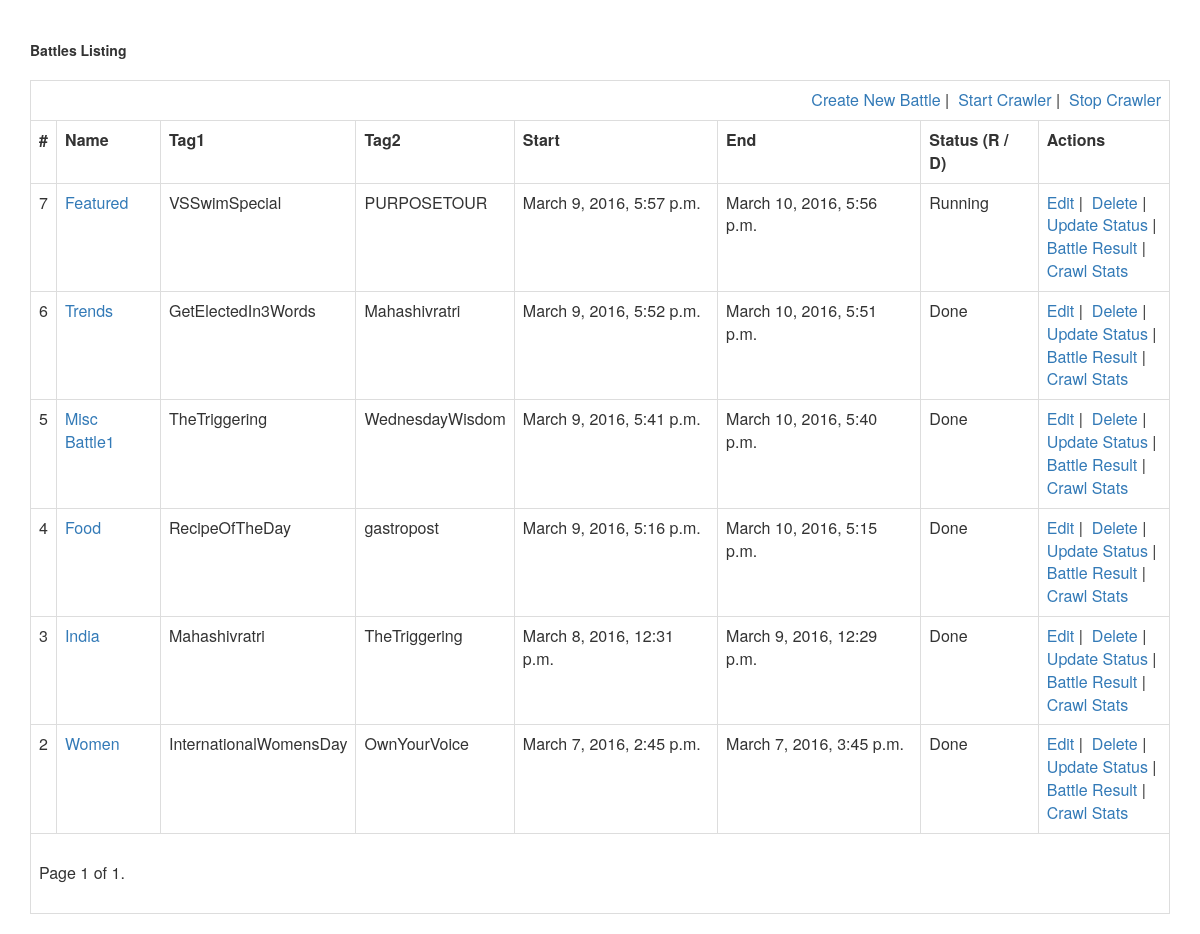
Screenshot of /battles/ with the database file from the repository.
### hashtagbattle/models.py (models this page shows, shortened)
class Battle(models.Model):
    default_endtime = datetime.now() + timedelta(days=DEFAULT_BATTLE_END_DAYS)
    battle_id = models.AutoField(primary_key=True)
    battle_name = models.CharField(max_length=120)
    hashtag1 = models.CharField(max_length=250)
    hashtag2 = models.CharField(max_length=250)
    battle_start = models.DateTimeField(auto_now_add=True)
    battle_end = models.DateTimeField(default=default_endtime)
    tag1_num_tweets = models.IntegerField(default=0)
    tag2_num_tweets = models.IntegerField(default=0)
    tag1_num_spell_errors = models.IntegerField(default=0)
    tag2_num_spell_errors = models.IntegerField(default=0)
    num_tweet_winner = models.CharField(max_length=250, default='')
    num_spell_winner = models.CharField(max_length=250, default='')
    timestamp = models.DateTimeField(auto_now_add=True, auto_now=False)
    updated = models.DateTimeField(auto_now_add=False, auto_now=True)
    crawl_status = models.CharField(max_length=1, choices=CRAWL_STATUSES,
                                    default='R')
    class Meta:
        ordering = ["-timestamp", "-updated"]

### hashtagbattle/views.py (the view)
def battle_list(request):
    battles_lst = Battle.objects.all()
    paginator = Paginator(battles_lst, 10) # Show 10 battles per page
    page = request.GET.get('page')
    try:
        battles = paginator.page(page)
    except PageNotAnInteger:
        battles = paginator.page(1)
    except EmptyPage:
        battles = paginator.page(paginator.num_pages)
    context = {
        "title": "list",
        "battles": battles
    }
    return render(request, "battle_list.html", context)

### templates/battle_list.html (shortened to what this page needs)
{% extends "base.html" %}
{% block content %}
  <br /><br />
  <b>Battles Listing</b>
  <br /><br />
  <table class="table table-hover table-bordered" width="95%">
    <tr>
      <td colspan="8" align="right">
        <a href='{% url "battles:create" %}'
        title='Create New Battle'>Create New Battle</a>&nbsp;|&nbsp;
        <a href='{% url "battles:start_crawling" %}'
        title='Create New Battle'>Start Crawler</a>&nbsp;|&nbsp;
        <a href='{% url "battles:stop_crawling" %}'
        title='Create New Battle'>Stop Crawler</a>
      </td>
    </tr>
    <tr>
       <th>#</th>
       <th>Name</th>
       <th>Tag1</th>
       <th>Tag2</th>
       <th>Start</th>
       <th>End</th>
       <th>Status (R / D)</th>
       <th>Actions</th>
     </tr>
     {% if battles %}
      {% for battle in battles %}
      <tr>
       <td>{{ battle.battle_id }}</td>
       <td>
          <a href='{% url "battles:detail" id=battle.battle_id %}'
            title='Click for details'>{{ battle.battle_name }}</a>
       </td>
       <td>{{ battle.hashtag1 }}</td>
       <td>{{ battle.hashtag2 }}</td>
       <td>{{ battle.battle_start }}</td>
       <td>{{ battle.battle_end }}</td>
       <td>
         {% if battle.crawl_status == 'D' %}Done{% else %}Running{% endif %}
       </td>
       <td>
          <a href='{% url "battles:update" id=battle.battle_id %}'
            title='Edit'>Edit</a>&nbsp;|&nbsp;
          <a href='{% url "battles:delete" id=battle.battle_id %}'
            title='Delete'>Delete</a>&nbsp;|&nbsp;<br/>
          <a href='
            {% url "battles:update_status" id=battle.battle_id status=battle.crawl_status %}'
            title='Click to Update Crawl Status'>Update&nbsp;Status</a>&nbsp;|&nbsp;
          <br/>
          <a href='{% url "battles:detail" id=battle.battle_id %}'
            title='Click for result'>Battle&nbsp;Result</a>&nbsp;|&nbsp;<br />
          <a href='{% url "battles:result" id=battle.battle_id %}'
            title='Crawl Me'>Crawl&nbsp;Stats</a>
       </td>
       </tr>
      {% endfor %}
     {% else %}
      <tr>
        <td colspan="8">No Records Found. </td>
      </tr>
     {% endif %}
      <tr>
         <td colspan="8">
             <div class="pagination">
               <span class="step-links">
               <span class="current">
                 Page {{ battles.number }} of {{ battles.paginator.num_pages }}.
               </span>
              </span>
            </div>
         </td>
      </tr>
    </table>
{% endblock content %}

### templates/base.html (shortened to what this page needs)
{% load staticfiles %}
<html>
<head>
<link rel="stylesheet" href="https://maxcdn.bootstrapcdn.com/bootstrap/3.3.6/css/bootstrap.min.css">
<link rel="stylesheet" href="https://maxcdn.bootstrapcdn.com/bootstrap/3.3.6/css/bootstrap-theme.min.css">
<link rel="stylesheet" href='{% static "css/base.css" %}' />
</head>
<body>
<div class="container">
  {% block content %}{% endblock content %}
</div>
</body>
</html>

### rows the page displays
Battle: battle_id "7", battle_name "Featured", hashtag1 "VSSwimSpecial", hashtag2 "PURPOSETOUR", battle_start "March 9, 2016, 5:57 p.m.", battle_end "March 10, 2016, 5:56 p.m.", crawl_status "Running"
Battle: battle_id "6", battle_name "Trends", hashtag1 "GetElectedIn3Words", hashtag2 "Mahashivratri", battle_start "March 9, 2016, 5:52 p.m.", battle_end "March 10, 2016, 5:51 p.m.", crawl_status "Done"
Battle: battle_id "5", battle_name "Misc Battle1", hashtag1 "TheTriggering", hashtag2 "WednesdayWisdom", battle_start "March 9, 2016, 5:41 p.m.", battle_end "March 10, 2016, 5:40 p.m.", crawl_status "Done"
Battle: battle_id "4", battle_name "Food", hashtag1 "RecipeOfTheDay", hashtag2 "gastropost", battle_start "March 9, 2016, 5:16 p.m.", battle_end "March 10, 2016, 5:15 p.m.", crawl_status "Done"
Battle: battle_id "3", battle_name "India", hashtag1 "Mahashivratri", hashtag2 "TheTriggering", battle_start "March 8, 2016, 12:31 p.m.", battle_end "March 9, 2016, 12:29 p.m.", crawl_status "Done"
Battle: battle_id "2", battle_name "Women", hashtag1 "InternationalWomensDay", hashtag2 "OwnYourVoice", battle_start "March 7, 2016, 2:45 p.m.", battle_end "March 7, 2016, 3:45 p.m.", crawl_status "Done"

### other values shown
{{ battles.number }} "1"
{{ battles.paginator.num_pages }} "1"
